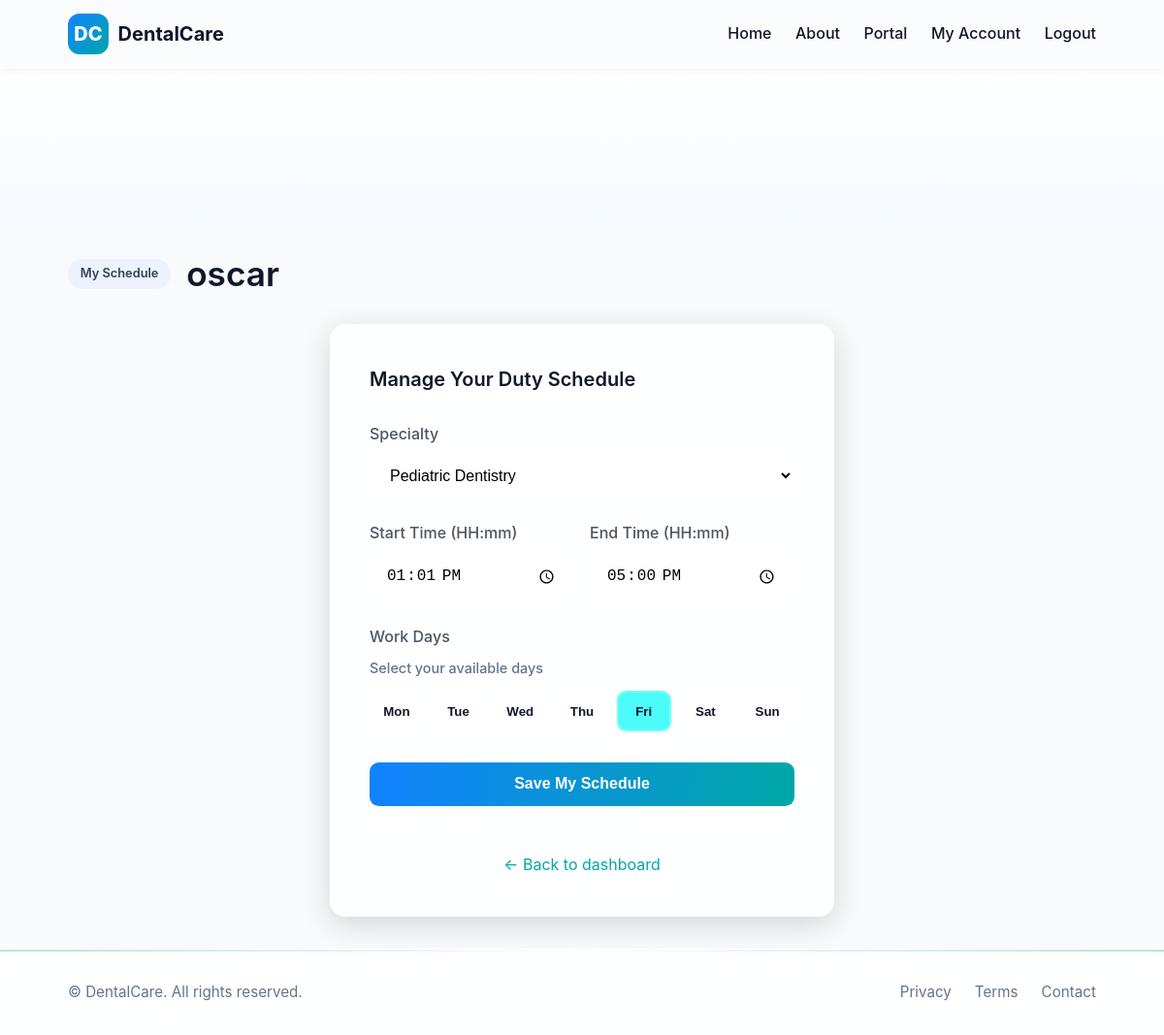
Screenshot of /dentist/schedule (signed in) with the database file from the repository.
### tables this page shows
CREATE TABLE tbl_accounts (
  acc_id INTEGER PRIMARY KEY AUTOINCREMENT,
  acc_name TEXT NOT NULL,
  acc_email TEXT UNIQUE NOT NULL,
  acc_pass TEXT NOT NULL,
  acc_contact TEXT,
  acc_role TEXT NOT NULL CHECK(acc_role IN ('Staff','Admin','Dentist','Super Admin','Customer')),
  acc_status TEXT NOT NULL DEFAULT 'Pending Approval' CHECK(acc_status IN ('Pending Approval','Approved','Rejected','Deactivated'))
);

CREATE TABLE tbl_dentists (dentist_id INTEGER PRIMARY KEY REFERENCES tbl_accounts (acc_id) ON DELETE RESTRICT ON UPDATE RESTRICT, specialty TEXT, work_start TEXT DEFAULT '08:00', work_end TEXT DEFAULT '17:00', work_days TEXT DEFAULT 'Monday,Tuesday,Wednesday,Thursday,Friday', FOREIGN KEY (dentist_id) REFERENCES tbl_accounts (acc_id) ON DELETE CASCADE);

### app.py (the view)
            def inner(*args, **kwargs):
                user = current_user()
                if user is None or (roles and user['acc_role'] not in roles):
                    flash('Unauthorized', 'error')
                    return redirect(url_for('login'))
                return fn(*args, **kwargs)

### app.py (called while the page is built)
def get_db():
    if 'db' not in g:
        g.db = sqlite3.connect(DATABASE)
        g.db.row_factory = sqlite3.Row
    return g.db

### templates/dentist_schedule_form.html (shortened to what this page needs)
{% extends 'base.html' %}
{% block content %}
<section class="hero"><div class="hero-bg"></div></section>
<div class="container">
  <div class="admin-hero" style="margin-bottom: 2rem;">
    <span class="badge">{% if is_self %}My Schedule{% else %}Dentist Schedule{% endif %}</span>
    <h1 class="strong" style="margin: 0;">{{ dentist.acc_name }}</h1>
  </div>
  <div style="max-width: 520px; margin: 2rem auto;">
    {% if is_self %}
    <form method="post" class="form glass" style="padding: 2.5rem;">
      <h3 style="margin-top: 0; color: var(--fg);">Manage Your Duty Schedule</h3>
      <label>Specialty
        <select name="specialty" required style="padding: 0.8rem 1rem; border-radius: 0.6rem; border: 1px solid var(--border); background: rgba(255, 255, 255, 0.85); font-size: 1rem;">
          <option value="Pediatric Dentistry" {% if dentist.specialty == 'Pediatric Dentistry' %}selected{% endif %}>Pediatric Dentistry</option>
        </select>
      </label>
      <div style="display: grid; grid-template-columns: 1fr 1fr; gap: 1rem;">
        <label>Start Time (HH:mm)
          <input type="time" name="work_start" value="{{ dentist.work_start or '08:00' }}" required style="padding: 0.8rem 1rem; border-radius: 0.6rem; border: 1px solid var(--border); background: rgba(255, 255, 255, 0.85); font-size: 1rem;">
        </label>
        <label>End Time (HH:mm)
          <input type="time" name="work_end" value="{{ dentist.work_end or '17:00' }}" required style="padding: 0.8rem 1rem; border-radius: 0.6rem; border: 1px solid var(--border); background: rgba(255, 255, 255, 0.85); font-size: 1rem;">
        </label>
      </div>
      <label style="display: block; margin-bottom: 1rem;">Work Days
        <p style="margin: 0.5rem 0 0.75rem; font-size: 0.9rem; color: var(--muted);">Select your available days</p>
        <div style="display: grid; grid-template-columns: repeat(7, 1fr); gap: 0.5rem;">
          {% set days = ['Monday', 'Tuesday', 'Wednesday', 'Thursday', 'Friday', 'Saturday', 'Sunday'] %}
          {% set short_days = ['Mon', 'Tue', 'Wed', 'Thu', 'Fri', 'Sat', 'Sun'] %}
          {% set current_days = (dentist.work_days or 'Monday,Tuesday,Wednesday,Thursday,Friday').split(',') %}
          {% for i in range(days|length) %}
          <button type="button" class="day-btn{% if days[i] in current_days %} active{% endif %}" data-day="{{ days[i] }}" style="padding: 0.7rem 0.5rem; border-radius: 0.6rem; border: 2px solid var(--border); color: var(--fg); font-weight: 600; cursor: pointer; transition: all 0.2s ease;" onclick="toggleDay(this, event)">{{ short_days[i] }}</button>
          {% endfor %}
        </div>
      </label>
      <button class="btn btn-primary" type="submit" style="width: 100%; margin-bottom: 1rem;">Save My Schedule</button>
      <p style="text-align: center; color: var(--muted); margin-top: 1rem;">
        <a href="/dentist" style="color: var(--primary); text-decoration: none;">← Back to dashboard</a>
      </p>
    </form>
    {% endif %}
  </div>
</div>
{% endblock %}

### static/css/styles.css (style rules this page uses)
:root { --bg: #f8fafc; --surface: rgba(255, 255, 255, 0.6); --fg: #0f172a; --muted: #64748b; --primary: #00a7a7; --secondary: #1282ff; --danger: #ef4444; --success: #22c55e; --border: rgba(255, 255, 255, 0.2); --radius: 1rem; --shadow: 0 8px 30px rgba(2, 6, 23, 0.15); }
* { box-sizing: border-box; margin: 0; padding: 0; }
html, body { font-family: "Inter", "Segoe UI", system-ui, sans-serif; background: var(--bg); color: var(--fg); font-size: 16px; line-height: 1.6; scroll-behavior: smooth; height: 100%; display: flex; flex-direction: column; }
.container { max-width: 1100px; margin: 0 auto; padding: 0 1.25rem; }
.hero { position: relative; overflow: hidden; padding: 6rem 0 4rem; background: linear-gradient(180deg, #ffffff, #f5faff); color: var(--fg); }
.hero-bg { position: absolute; inset: 0; background: radial-gradient(circle at 50% 20%, rgba(18, 130, 255, 0.15), transparent 70%); z-index: -1; }
.badge { display: inline-block; background: #eef2ff; color: #334155; border-radius: 999px; padding: 0.25rem 0.6rem; font-size: 0.75rem; font-weight: 600; }
h1 { font-size: 2.2rem; line-height: 1.1; margin: 1rem 0; font-weight: 800; }
h3 { font-size: 1.25rem; font-weight: 600; margin: 0.75rem 0; }
.btn { display: inline-flex; align-items: center; justify-content: center; border-radius: 0.6rem; padding: 0.7rem 1.2rem; border: 1px solid var(--border); text-decoration: none; font-weight: 600; transition: all 0.25s ease; cursor: pointer; font-size: 0.95rem; }
.btn-primary { background: linear-gradient(90deg, var(--secondary), var(--primary)); color: #fff; border-color: transparent; }
.panel, .card, .form, .cta-box { background: var(--surface); border: 1px solid var(--border); border-radius: var(--radius); backdrop-filter: blur(10px); box-shadow: var(--shadow); padding: 1.5rem; transition: transform 0.2s ease, box-shadow 0.2s ease; }
.glass { background: rgba(255, 255, 255, 0.85) !important; backdrop-filter: blur(10px); }
.form { display: grid; gap: 1rem; margin-top: 1rem; }
.form label { display: flex; flex-direction: column; gap: 0.4rem; font-weight: 500; color: #4b5563; margin-bottom: 0.5rem; }
.form input, .form select, .form textarea { padding: 0.8rem 1rem; border-radius: 0.6rem; border: 1px solid var(--border); background: rgba(255, 255, 255, 0.85); font-size: 1rem; transition: border-color 0.2s ease, box-shadow 0.2s ease; }
form label { font-weight: 600; color: #333; display: block; margin-bottom: 0.5rem; }
form button[type="submit"], .btn-login { background: linear-gradient(90deg, var(--secondary), var(--primary)); border: none; color: white; font-weight: 600; padding: 0.85rem; border-radius: 0.6rem; cursor: pointer; transition: transform 0.2s ease, box-shadow 0.2s ease; width: 100%; font-size: 1rem; }
.admin-hero { display: flex; flex-wrap: wrap; gap: 1rem; align-items: center; margin: 2rem 0 2.5rem; }
.admin-hero .badge { display: inline-block; background: #eef2ff; color: #334155; border-radius: 999px; padding: 0.35rem 0.8rem; font-size: 0.8rem; }
.strong { font-weight: 600; }

### templates/dentist_schedule_form.html (style rules this page uses)
.day-btn { background: rgba(255, 255, 255, 0.664); border-color: var(--border); }
.day-btn.active { background: rgba(3, 251, 247, 0.708); border-color: rgba(6, 63, 184, 0.614); }

### rows the page displays
tbl_accounts: acc_name "oscar"
tbl_dentists: specialty "Pediatric Dentistry", work_start "13:01", work_end "17:00"

### other values shown
{{ short_days[i] }} "Mon" "Tue" "Wed" "Thu" "Fri" "Sat" "Sun"
